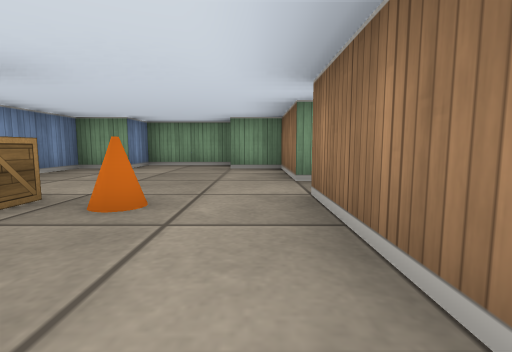
View 1 (above)

20 first-person views from a walk through a cub3D level. The camera is about half as high as the walls, tilts 6° down and sees 85° across. The floor is counted in squares. Each view is taken from the middle of a square. On the plan, view 1 faces up. The plan holds only what a view shows up to about 9 squares ahead; the rest is blank.

View 2
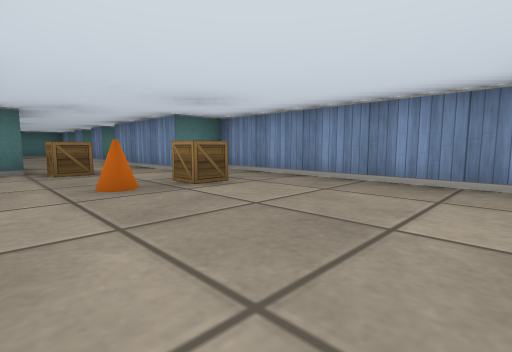

View 3
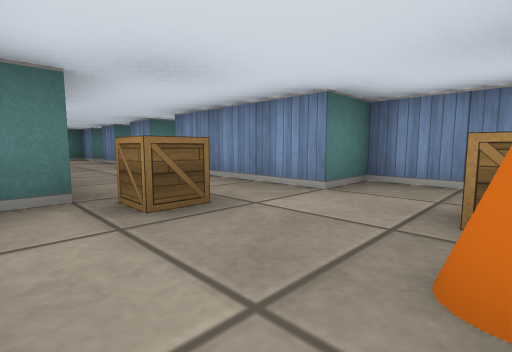

View 4
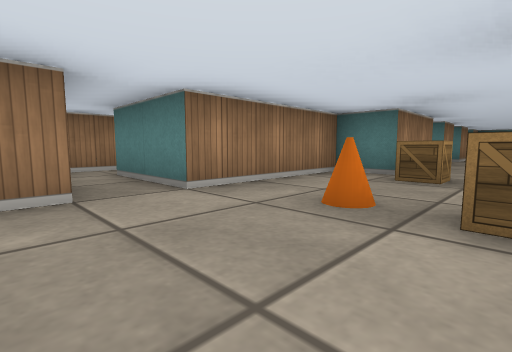

View 5
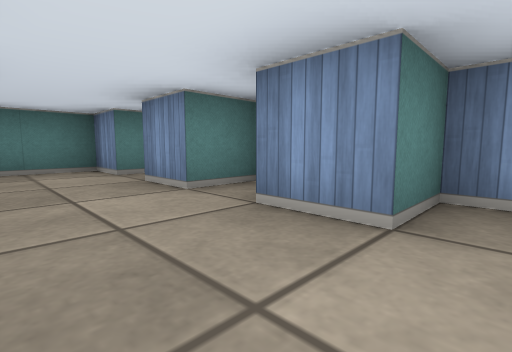

View 6
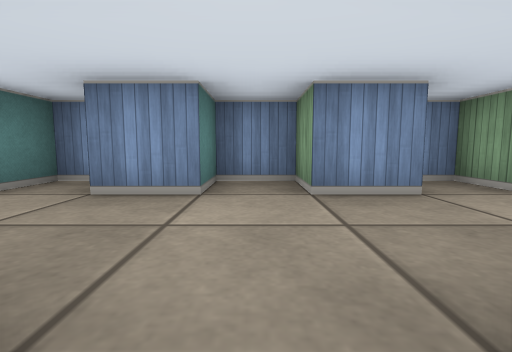

View 7
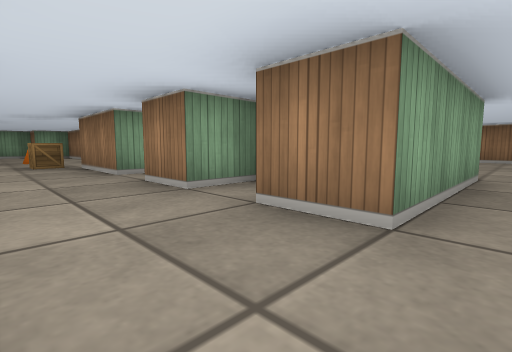

View 8
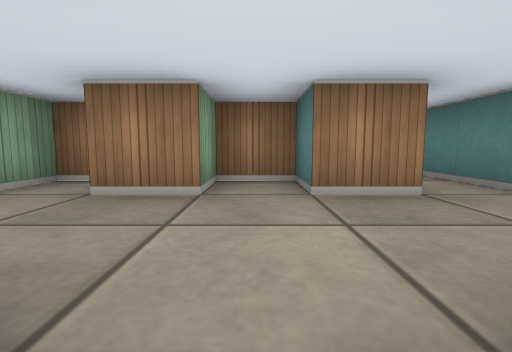

View 9
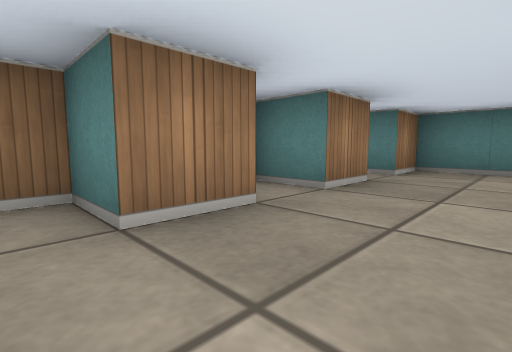

View 10
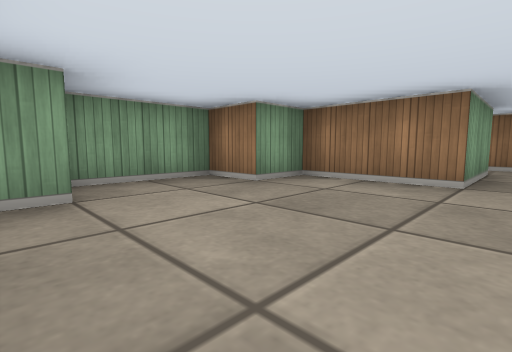

View 11
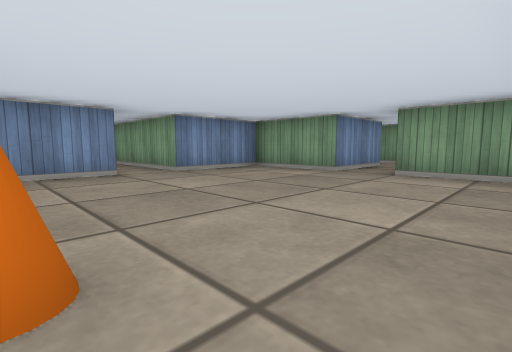

View 12
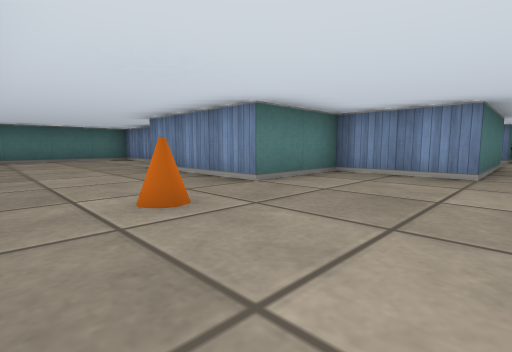

View 13
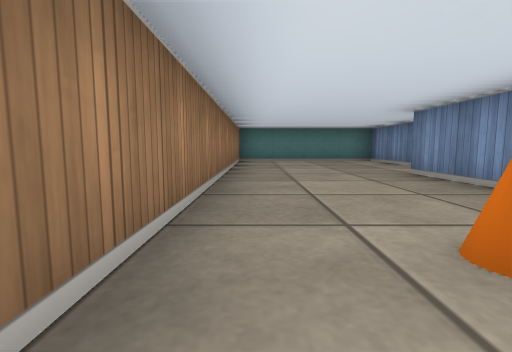

View 14
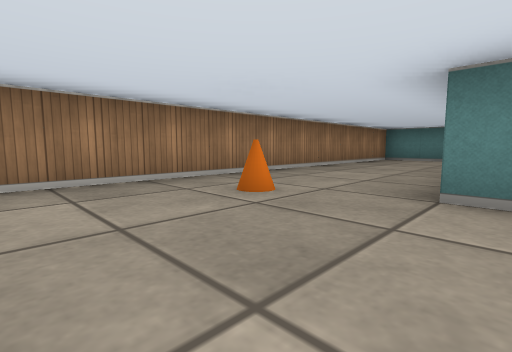

View 15
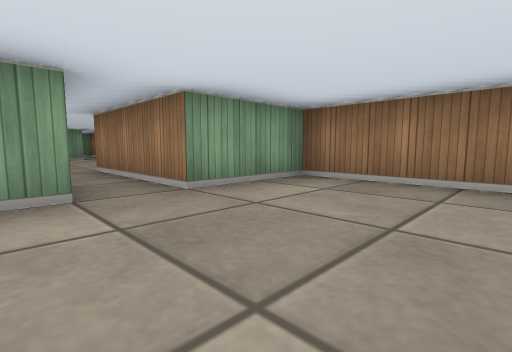

View 16
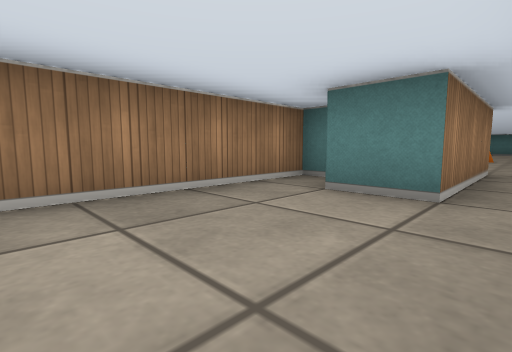

View 17
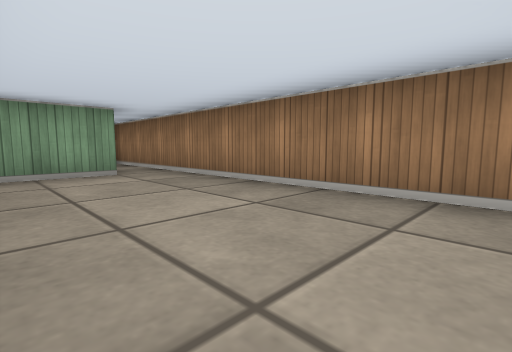

View 18
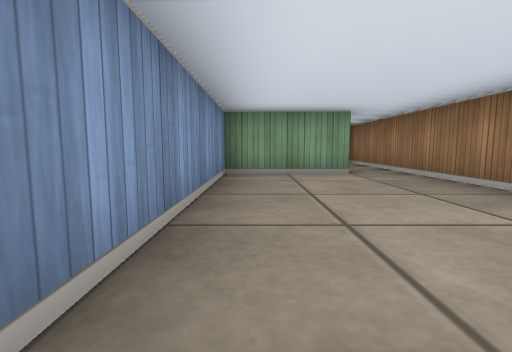

View 19
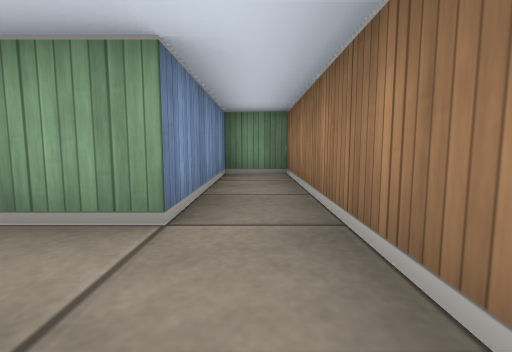

View 20
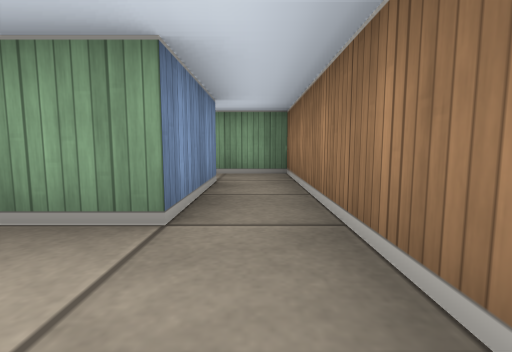

### Floor plan
Ten units are one square. View 1 is at (0, 0); x grows to the right and y downward. Boxes are objects, and circles mark ways between rooms. Rooms are numbered by the first view taken in them; rooms with no view inside come last. Other rooms are left out.
<svg viewBox="-40 -70 120 240">
<path fill="none" stroke="#000" d="M5 -35 5 -55 -5 -55 -5 -65 -25 -65 -25 -55 -35 -55 -35 -5 -25 -5 -25 15M-5 15 -5 5 5 5 5 -25M-25 15 -25 25 -35 25 -35 35 -25 35M-5 35 5 35 5 25 -5 25 -5 15M-25 35 -25 45 -35 45 -35 55 -25 55 -25 65M-5 65 -5 55 5 55 5 45 -5 45 -5 35M-35 70 -35 75 -25 75 -25 85 -5 85 -5 75M35 142 35 165 75 165 75 45 55 45M45 45 25 45 25 65 -5 65M-5 75 25 75 25 95 45 95 45 125M46 15 40 15M70 25 75 25 75 -55M45 24 45 45M65 -55 65 -35 45 -35 45 5M55 45 55 15 65 15M35 -21 35 -65 25 -65 25 -35 5 -35M5 -25 25 -25"/>
<rect x="-25" y="-25" width="10" height="10" fill="#bbb"><title>crate</title></rect>
<rect x="-15" y="-5" width="10" height="10" fill="#bbb"><title>crate</title></rect>
<rect x="-15" y="-25" width="10" height="10" fill="#bbb"><title>cone</title></rect>
<rect x="55" y="85" width="10" height="10" fill="#bbb"><title>cone</title></rect>
<circle cx="-20" cy="20" r="3" fill="#2a7"/>
<circle cx="15" cy="-30" r="3" fill="#2a7"/>
<circle cx="-15" cy="40" r="3" fill="#2a7"/>
<circle cx="-15" cy="60" r="3" fill="#2a7"/>
<circle cx="0" cy="70" r="3" fill="#2a7"/>
<circle cx="50" cy="35" r="3" fill="#2a7"/>
<circle cx="40" cy="20" r="3" fill="#2a7"/>
<text x="-10" y="-30">1</text>
<text x="-20" y="30">2</text>
<text x="-20" y="50">3</text>
<text x="-20" y="70">4</text>
<text x="50" y="100">5</text>
<text x="60" y="-10">6</text>
<text x="30" y="-20">7</text>
</svg>
Room 1 opens to room 2. Room 1 opens to room 7. Room 2 opens to room 3. Room 3 opens to room 4. Room 4 opens to room 5. Room 5 opens to room 6. Room 6 opens to room 7.

Where each view was taken, in squares from view 1:
view 1: 0 up, 0 right, facing up
view 2: 5 up, 0 right, facing down-left
view 3: 2 up, 0 right, facing down-left
view 4: 4 up, 2 left, facing down-right
view 5: 3 down, 1 left, facing down-left
view 6: 5 down, 0 right, facing left
view 7: 7 down, 2 left, facing up-right
view 8: 5 down, 3 left, facing right
view 9: 3 down, 2 left, facing down-right
view 10: 3 up, 3 left, facing up-right
view 11: 9 down, 7 right, facing up-left
view 12: 7 down, 7 right, facing down-left
view 13: 8 down, 7 right, facing down
view 14: 7 down, 4 right, facing down-right
view 15: 7 down, 4 right, facing up-right
view 16: 1 up, 5 right, facing down-right
view 17: 1 down, 5 right, facing up-right
view 18: 1 down, 5 right, facing up
view 19: 2 up, 3 right, facing up
view 20: 2 up, 7 right, facing up
